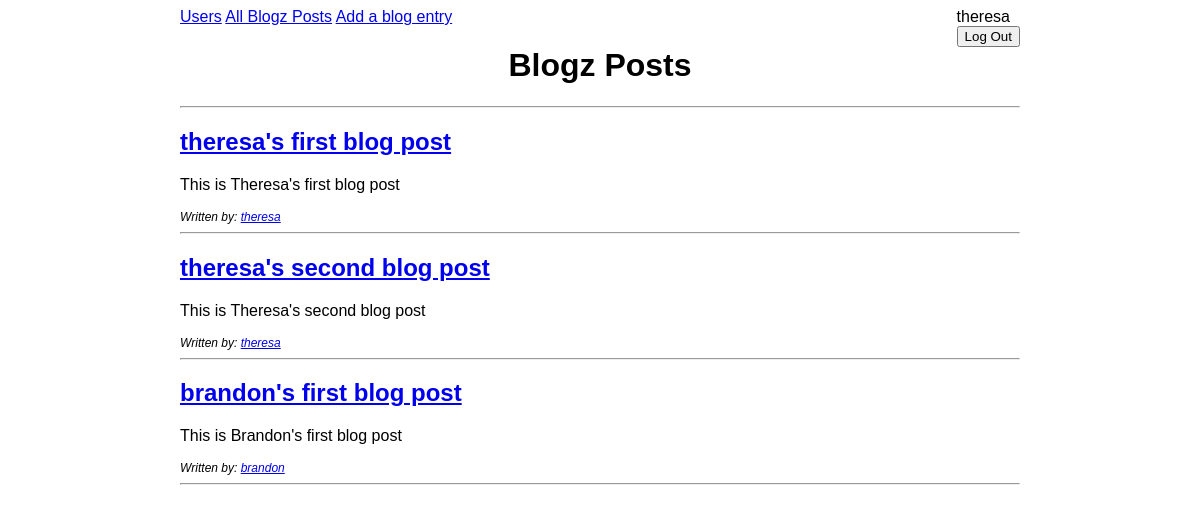
/blog (signed in), run on the app's committed database.
### models.py (models this page shows, shortened)
class User(db.Model):
    id = db.Column(db.Integer, primary_key=True)
    username = db.Column(db.String(50))
    password = db.Column(db.String(50))
    blogs = db.relationship('Blog', backref='owner')

class Blog(db.Model):
    id = db.Column(db.Integer, primary_key=True)
    title = db.Column(db.String(120))
    body = db.Column(db.String(800))
    owner_id = db.Column(db.Integer, db.ForeignKey('user.id'))

### main.py (the view)
@app.route('/blog', methods=['POST', 'GET'])
def blog():
    username = request.args.get('user')
    if username:
        user = User.query.filter_by(username=username).first()
        posts_by_user = Blog.query.filter_by(owner_id=user.id).all()
        return render_template('blog.html', posts_by_user=posts_by_user, username=username)
    blog_id = request.args.get('id')
    if blog_id != None:
        post_to_display = Blog.query.filter_by(id=blog_id).first()
        return render_template('blog.html', post_to_display=post_to_display)
    return render_template('blog.html', blog_posts=get_all_blog_posts(), users=get_all_users())

### main.py (called while the page is built)
def get_all_blog_posts():
    return Blog.query.all()

def get_all_users():
    return User.query.all()

@app.before_request
def require_login():
    allowed_routes = ['login', 'blog', 'index', 'signup']
    if not('username' in session or request.endpoint in allowed_routes):
        return redirect("/login")

### templates/blog.html (shortened to what this page needs)
{% extends "base.html" %}
{% block content %}
{% if blog_posts|length > 0 %}
    <br>
    <h1>Blogz Posts</h1>
    <hr>
        {% for post in blog_posts %}
        <form method="post">
            <h2><a href="blog?id={{post.id}}">{{post.title}}</a></h2>
        </form>
            <p>{{post.body}}</p>
            {% for user in users %}
                {% if user.id == post.owner_id %}
            <div class="written-by">Written by: <a href='blog?user={{user.username}}'>{{user.username}}</a></div>
                <hr>
                {% endif %}
            {% endfor %}
        {% endfor %}
{% endif %}
{% endblock %}

### templates/base.html (shortened to what this page needs)
<!doctype html>
<html>
    <head>
    </head>
<body>
    <a href="/">Users</a> <a href="/blog">All Blogz Posts</a> <a href="/newpost">Add a blog entry</a>
    <div style='float: right'>
        {% if 'username' in session %}
          {{ session['username'] }}
          <form action="/logout" method="post" id='logout'>
            <input type="submit" value="Log Out" />
          </form>
        {% else %}
          <a href="/">Home</a> | <a href="login">Log In</a> | <a href="signup">Create Account</a>
        {% endif %}
      </div>
    {% block content %}
    {% endblock %}
</body>
</html>

### data on the page
User: username "theresa"
Blog: title "theresa's first blog post", body "This is Theresa's first blog post"
Blog: title "theresa's second blog post", body "This is Theresa's second blog post"
Blog: title "brandon's first blog post", body "This is Brandon's first blog post"
User: username "brandon"
